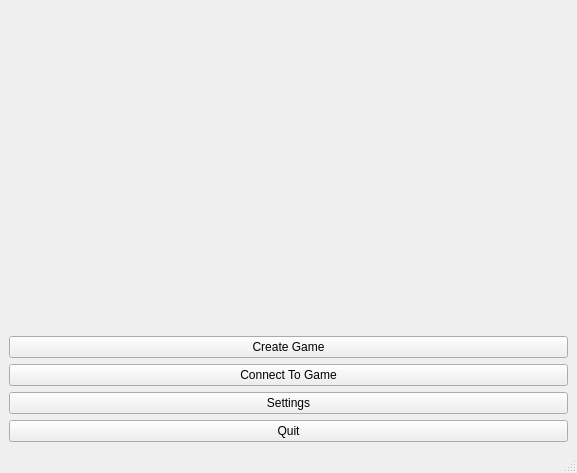
<?xml version="1.0" encoding="UTF-8"?>
<ui version="4.0">
 <class>MainWindow</class>
 <widget class="QMainWindow" name="MainWindow">
  <property name="geometry">
   <rect>
    <x>0</x>
    <y>0</y>
    <width>577</width>
    <height>473</height>
   </rect>
  </property>
  <property name="windowTitle">
   <string>Menu Battle</string>
  </property>
  <property name="animated">
   <bool>false</bool>
  </property>
  <widget class="QWidget" name="centralwidget">
   <layout class="QVBoxLayout" name="verticalLayout">
    <item>
     <widget class="QLabel" name="gameLogo">
      <property name="enabled">
       <bool>true</bool>
      </property>
      <property name="sizePolicy">
       <sizepolicy hsizetype="Preferred" vsizetype="Preferred">
        <horstretch>0</horstretch>
        <verstretch>0</verstretch>
       </sizepolicy>
      </property>
      <property name="layoutDirection">
       <enum>Qt::LeftToRight</enum>
      </property>
      <property name="text">
       <string/>
      </property>
      <property name="textFormat">
       <enum>Qt::AutoText</enum>
      </property>
      <property name="pixmap">
       <pixmap>logo.png</pixmap>
      </property>
     </widget>
    </item>
    <item>
     <widget class="QPushButton" name="pushButtonCreate">
      <property name="text">
       <string>Create Game</string>
      </property>
     </widget>
    </item>
    <item>
     <widget class="QPushButton" name="pushButtonConnect">
      <property name="text">
       <string>Connect To Game</string>
      </property>
     </widget>
    </item>
    <item>
     <widget class="QPushButton" name="pushButtonSettings">
      <property name="text">
       <string>Settings</string>
      </property>
     </widget>
    </item>
    <item>
     <widget class="QPushButton" name="pushButtonQuit">
      <property name="text">
       <string>Quit</string>
      </property>
     </widget>
    </item>
   </layout>
  </widget>
  <widget class="QMenuBar" name="menubar">
   <property name="geometry">
    <rect>
     <x>0</x>
     <y>0</y>
     <width>577</width>
     <height>21</height>
    </rect>
   </property>
  </widget>
  <widget class="QStatusBar" name="statusbar"/>
 </widget>
 <resources/>
 <connections>
  <connection>
   <sender>pushButtonQuit</sender>
   <signal>released()</signal>
   <receiver>MainWindow</receiver>
   <slot>close()</slot>
   <hints>
    <hint type="sourcelabel">
     <x>292</x>
     <y>432</y>
    </hint>
    <hint type="destinationlabel">
     <x>385</x>
     <y>451</y>
    </hint>
   </hints>
  </connection>
 </connections>
</ui>
